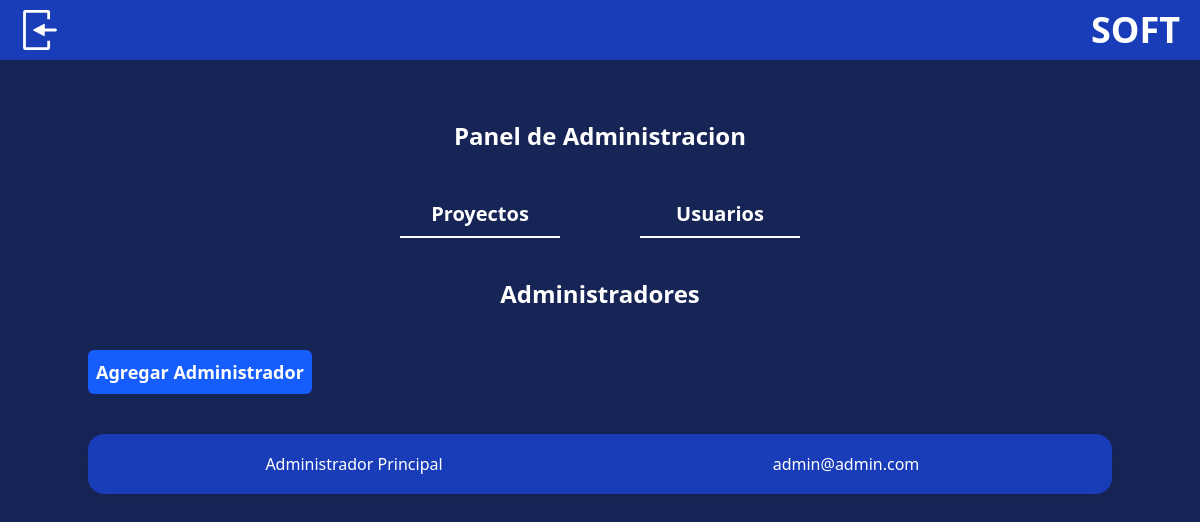
/panelAdmin/usuarios (signed in), run on the app's committed database.
### GestionProyecto/models.py (models this page shows, shortened)
class Usuarios(AbstractBaseUser):
    correo = models.EmailField(unique=True)
    nombre = models.CharField(max_length=100)
    apellido = models.CharField(max_length=100)
    is_active = models.BooleanField(default=True)
    is_staff = models.BooleanField(default=False)
    is_superuser = models.BooleanField(default=False)
    USERNAME_FIELD = 'correo'
    REQUIRED_FIELDS = ['nombre', 'apellido']
    objects = manageUsuario()

### GestionProyecto/views.py (the view, shortened to what this page needs)
# urls.py: path("panelAdmin/usuarios", views.UsuariosAdmin, name='PAdminUsuarios'),
def UsuariosAdmin(request):
    if not request.user.is_authenticated and not request.user.is_staff:
        return redirect('Inicio')
    usuarios = Usuarios.objects.filter(is_staff=True)
    return render(request, 'admin/UsuariosAdmin.html', {
        'userLogin': request.user,
        'usuarios': usuarios,
    })

### GestionProyecto/templates/admin/UsuariosAdmin.html (shortened to what this page needs)
{% extends "admin.html" %}
{% block OpcionesAdmin %}
<h2 class="text-center text-2xl font-bold">Administradores</h2>
<button onclick="OpenModal('modalAgregarAdmin')" class="botonStyle w-max mx-auto md:mx-0 my-10">Agregar Administrador</button>
<article class="flex flex-col gap-10 md:w-[80rem] max-w-screen-lg">
    {% for usuario in usuarios %}
        <div class="grid auto-rows-fr auto-cols-fr md:grid-flow-col justify-between place-content-center place-items-center h-40 md:h-15 bg-blue-800 p-5 rounded-2xl sombraPanels">
            <h2>{{usuario.nombre}} {{usuario.apellido}}</h2>
            <p>{{usuario.correo}}</p>
        </div>
    {% endfor %}
</article>
{% endblock OpcionesAdmin %}

### data on the page
Usuarios: nombre "Administrador", apellido "Principal", correo "admin@admin.com"
